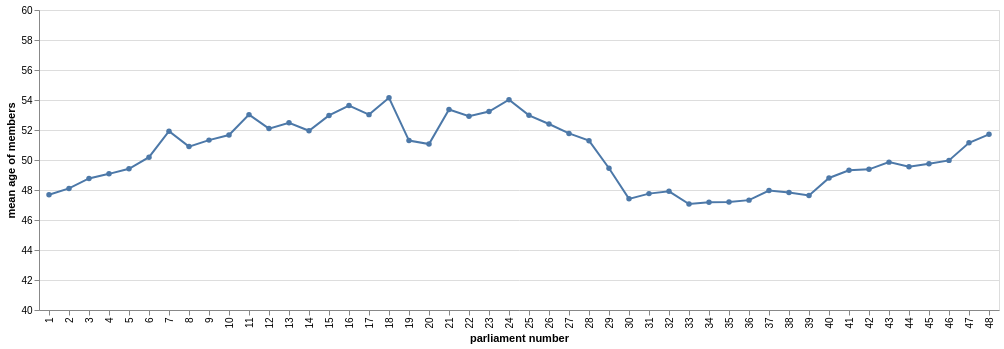
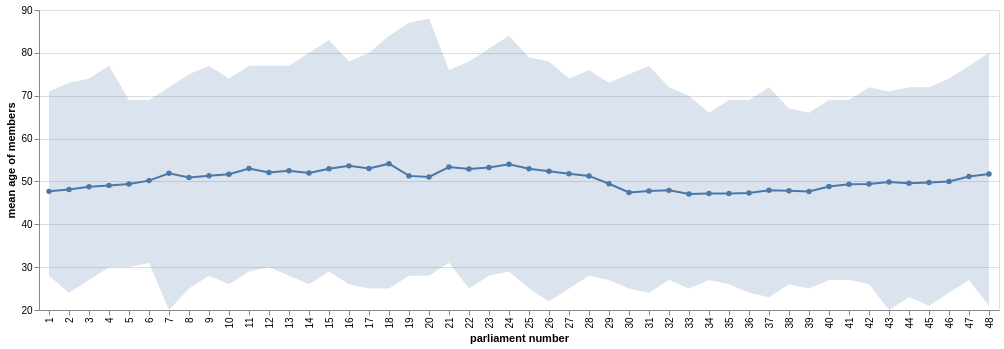

Write notebook code for charts like these, in order.
### Markdown cell above
How old are the members of parliament?

### Code cell
#| column: page-inset
#| label: fig-age-parliaments
#| layout-nrows: 2
#| fig-cap: Age of members at the start of each parliament
#| fig-subcap: 
#|   - "Mean age of members"
#|   - "Mean age and range of ages of members"

def get_opening_date(sessions):
    """
    Get the opening date of the first session of a parliament.
    """
    starting_dates = []
    for session in sessions:
        starting_dates.append(session["DateOpening"])
    return pd.to_datetime(sorted(starting_dates)[0])

# Add date for opening of first session
df_parl_dates["opening"] = df_parl_dates["Sessions"].apply(get_opening_date)
df_parl_openings = df_parl_dates[["Number", "opening"]]

def calculate_age(row):
    """
    Calculate the age of a member at the opening of parliament.
    """
    opening = row["opening"]
    born = row["DateOfBirth"]
    return opening.year - born.year - ((opening.month, opening.day) < (born.month, born.day))

# Combine members data with pdates of parliaments
df_parls_ages = pd.merge(df_parls, df_parl_openings, how="left", left_on="RepresentedParliaments", right_on="Number")
# Convert birthdate to datetime
df_parls_ages["DateOfBirth"] = pd.to_datetime(df_parls_ages["DateOfBirth"], format='ISO8601')
# Add age
df_parls_ages["age"] = df_parls_ages.apply(calculate_age, axis=1)

# Aggregate age data for each parliamant -- mean, max and min ages
parl_ages = df_parls_ages.groupby(["Number", "opening"])["age"].agg(["mean", "min", "max"]).reset_index()

# Base chart with parliaments
age_base = alt.Chart(parl_ages).encode(
    x=alt.X("Number:O").title("parliament number"),
).properties(width="container")

# Show mean of ages as line chart
mean_ages = age_base.mark_line(point=True).encode(
    y=alt.Y("mean:Q").scale(domain=(40, 60)).title("mean age of members"),
    tooltip=[alt.Tooltip("Number", title="parliament"), alt.Tooltip("opening", title="opening date"), alt.Tooltip("mean", title="mean of ages")]
).properties(width="container")

# Show max/min ages as area chart
age_intervals = age_base.mark_area(opacity=0.2).encode(
    alt.Y("max:Q").scale(domain=(20, 90)),
    alt.Y2("min:Q"),
    tooltip=[alt.Tooltip("Number", title="parliament"), alt.Tooltip("opening", title="opening date"), alt.Tooltip("mean", title="mean of ages"), "max", "min"]
).properties(width="container")

display(mean_ages, age_intervals + mean_ages)

### Figure 1 — Vega-Lite specification as saved in the notebook (floating-point values rounded to 4 significant figures)
{"config": {"view": {"continuousWidth": 300, "continuousHeight": 300}}, "data": {"name": "data-11c3c2df94078f0ee27df738768e6fe8"}, "mark": {"type": "line", "point": true}, "encoding": {"tooltip": [{"field": "Number", "title": "parliament", "type": "quantitative"}, {"field": "opening", "title": "opening date", "type": "temporal"}, {"field": "mean", "title": "mean of ages", "type": "quantitative"}], "x": {"field": "Number", "title": "parliament number", "type": "ordinal"}, "y": {"field": "mean", "scale": {"domain": [40, 60]}, "title": "mean age of members", "type": "quantitative"}}, "width": "container", "$schema": "https://vega.github.io/schema/vega-lite/v6.4.1.json", "datasets": {"data-11c3c2df94078f0ee27df738768e6fe8": [{"Number": 1, "opening": "1901-05-09T00:00:00", "mean": 47.68, "min": 28.0, "max": 71.0}, {"Number": 2, "opening": "1904-03-02T00:00:00", "mean": 48.11, "min": 24.0, "max": 73.0}, {"Number": 3, "opening": "1907-02-20T00:00:00", "mean": 48.77, "min": 27.0, "max": 74.0}, {"Number": 4, "opening": "1910-07-01T00:00:00", "mean": 49.08, "min": 30.0, "max": 77.0}, {"Number": 5, "opening": "1913-07-09T00:00:00", "mean": 49.42, "min": 30.0, "max": 69.0}, {"Number": 6, "opening": "1914-10-08T00:00:00", "mean": 50.19, "min": 31.0, "max": 69.0}, {"Number": 7, "opening": "1917-06-14T00:00:00", "mean": 51.92, "min": 20.0, "max": 72.0}, {"Number": 8, "opening": "1920-02-26T00:00:00", "mean": 50.89, "min": 25.0, "max": 75.0}, {"Number": 9, "opening": "1923-02-28T00:00:00", "mean": 51.33, "min": 28.0, "max": 77.0}, {"Number": 10, "opening": "1926-01-13T00:00:00", "mean": 51.67, "min": 26.0, "max": 74.0}, {"Number": 11, "opening": "1929-02-06T00:00:00", "mean": 53.02, "min": 29.0, "max": 77.0}, {"Number": 12, "opening": "1929-11-20T00:00:00", "mean": 52.09, "min": 30.0, "max": 77.0}, {"Number": 13, "opening": "1932-02-17T00:00:00", "mean": 52.48, "min": 28.0, "max": 77.0}, {"Number": 14, "opening": "1934-10-23T00:00:00", "mean": 51.95, "min": 26.0, "max": 80.0}, {"Number": 15, "opening": "1937-11-30T00:00:00", "mean": 52.97, "min": 29.0, "max": 83.0}, {"Number": 16, "opening": "1940-11-20T00:00:00", "mean": 53.63, "min": 26.0, "max": 78.0}, {"Number": 17, "opening": "1943-09-23T00:00:00", "mean": 53.02, "min": 25.0, "max": 80.0}, {"Number": 18, "opening": "1946-11-06T00:00:00", "mean": 54.15, "min": 25.0, "max": 84.0}, {"Number": 19, "opening": "1950-02-22T00:00:00", "mean": 51.3, "min": 28.0, "max": 87.0}, {"Number": 20, "opening": "1951-06-12T00:00:00", "mean": 51.06, "min": 28.0, "max": 88.0}, {"Number": 21, "opening": "1954-08-04T00:00:00", "mean": 53.37, "min": 31.0, "max": 76.0}, {"Number": 22, "opening": "1956-02-15T00:00:00", "mean": 52.92, "min": 25.0, "max": 78.0}, {"Number": 23, "opening": "1959-02-17T00:00:00", "mean": 53.23, "min": 28.0, "max": 81.0}, {"Number": 24, "opening": "1962-02-20T00:00:00", "mean": 54.02, "min": 29.0, "max": 84.0}, {"Number": 25, "opening": "1964-02-25T00:00:00", "mean": 52.98, "min": 25.0, "max": 79.0}, {"Number": 26, "opening": "1967-02-21T00:00:00", "mean": 52.4, "min": 22.0, "max": 78.0}, {"Number": 27, "opening": "1969-11-25T00:00:00", "mean": 51.77, "min": 25.0, "max": 74.0}, {"Number": 28, "opening": "1973-02-27T00:00:00", "mean": 51.29, "min": 28.0, "max": 76.0}, {"Number": 29, "opening": "1974-07-09T00:00:00", "mean": 49.45, "min": 27.0, "max": 73.0}, {"Number": 30, "opening": "1976-02-17T00:00:00", "mean": 47.41, "min": 25.0, "max": 75.0}, {"Number": 31, "opening": "1978-02-21T00:00:00", "mean": 47.76, "min": 24.0, "max": 77.0}, {"Number": 32, "opening": "1980-11-25T00:00:00", "mean": 47.91, "min": 27.0, "max": 72.0}, {"Number": 33, "opening": "1983-04-21T00:00:00", "mean": 47.07, "min": 25.0, "max": 70.0}, {"Number": 34, "opening": "1985-02-21T00:00:00", "mean": 47.18, "min": 27.0, "max": 66.0}, {"Number": 35, "opening": "1987-09-14T00:00:00", "mean": 47.2, "min": 26.0, "max": 69.0}, {"Number": 36, "opening": "1990-05-08T00:00:00", "mean": 47.33, "min": 24.0, "max": 69.0}, {"Number": 37, "opening": "1993-05-04T00:00:00", "mean": 47.96, "min": 23.0, "max": 72.0}, {"Number": 38, "opening": "1996-04-30T00:00:00", "mean": 47.83, "min": 26.0, "max": 67.0}, {"Number": 39, "opening": "1998-11-10T00:00:00", "mean": 47.63, "min": 25.0, "max": 66.0}, {"Number": 40, "opening": "2002-02-12T00:00:00", "mean": 48.8, "min": 27.0, "max": 69.0}, {"Number": 41, "opening": "2004-11-16T00:00:00", "mean": 49.32, "min": 27.0, "max": 69.0}, {"Number": 42, "opening": "2008-02-12T00:00:00", "mean": 49.38, "min": 26.0, "max": 72.0}, {"Number": 43, "opening": "2010-09-28T00:00:00", "mean": 49.86, "min": 20.0, "max": 71.0}, {"Number": 44, "opening": "2013-11-12T00:00:00", "mean": 49.55, "min": 23.0, "max": 72.0}, {"Number": 45, "opening": "2016-08-30T00:00:00", "mean": 49.75, "min": 21.0, "max": 72.0}, {"Number": 46, "opening": "2019-07-02T00:00:00", "mean": 49.97, "min": 24.0, "max": 74.0}, {"Number": 47, "opening": "2022-07-26T00:00:00", "mean": 51.15, "min": 27.0, "max": 77.0}, {"Number": 48, "opening": "2025-07-22T00:00:00", "mean": 51.71, "min": 21.0, "max": 80.0}]}}

### Figure 2 — Vega-Lite specification as saved in the notebook (floating-point values rounded to 4 significant figures)
{"config": {"view": {"continuousWidth": 300, "continuousHeight": 300}}, "layer": [{"mark": {"type": "area", "opacity": 0.2}, "encoding": {"tooltip": [{"field": "Number", "title": "parliament", "type": "quantitative"}, {"field": "opening", "title": "opening date", "type": "temporal"}, {"field": "mean", "title": "mean of ages", "type": "quantitative"}, {"field": "max", "type": "quantitative"}, {"field": "min", "type": "quantitative"}], "x": {"field": "Number", "title": "parliament number", "type": "ordinal"}, "y": {"field": "max", "scale": {"domain": [20, 90]}, "type": "quantitative"}, "y2": {"field": "min"}}}, {"mark": {"type": "line", "point": true}, "encoding": {"tooltip": [{"field": "Number", "title": "parliament", "type": "quantitative"}, {"field": "opening", "title": "opening date", "type": "temporal"}, {"field": "mean", "title": "mean of ages", "type": "quantitative"}], "x": {"field": "Number", "title": "parliament number", "type": "ordinal"}, "y": {"field": "mean", "scale": {"domain": [40, 60]}, "title": "mean age of members", "type": "quantitative"}}}], "data": {"name": "data-11c3c2df94078f0ee27df738768e6fe8"}, "width": "container", "$schema": "https://vega.github.io/schema/vega-lite/v6.4.1.json", "datasets": {"data-11c3c2df94078f0ee27df738768e6fe8": [{"Number": 1, "opening": "1901-05-09T00:00:00", "mean": 47.68, "min": 28.0, "max": 71.0}, {"Number": 2, "opening": "1904-03-02T00:00:00", "mean": 48.11, "min": 24.0, "max": 73.0}, {"Number": 3, "opening": "1907-02-20T00:00:00", "mean": 48.77, "min": 27.0, "max": 74.0}, {"Number": 4, "opening": "1910-07-01T00:00:00", "mean": 49.08, "min": 30.0, "max": 77.0}, {"Number": 5, "opening": "1913-07-09T00:00:00", "mean": 49.42, "min": 30.0, "max": 69.0}, {"Number": 6, "opening": "1914-10-08T00:00:00", "mean": 50.19, "min": 31.0, "max": 69.0}, {"Number": 7, "opening": "1917-06-14T00:00:00", "mean": 51.92, "min": 20.0, "max": 72.0}, {"Number": 8, "opening": "1920-02-26T00:00:00", "mean": 50.89, "min": 25.0, "max": 75.0}, {"Number": 9, "opening": "1923-02-28T00:00:00", "mean": 51.33, "min": 28.0, "max": 77.0}, {"Number": 10, "opening": "1926-01-13T00:00:00", "mean": 51.67, "min": 26.0, "max": 74.0}, {"Number": 11, "opening": "1929-02-06T00:00:00", "mean": 53.02, "min": 29.0, "max": 77.0}, {"Number": 12, "opening": "1929-11-20T00:00:00", "mean": 52.09, "min": 30.0, "max": 77.0}, {"Number": 13, "opening": "1932-02-17T00:00:00", "mean": 52.48, "min": 28.0, "max": 77.0}, {"Number": 14, "opening": "1934-10-23T00:00:00", "mean": 51.95, "min": 26.0, "max": 80.0}, {"Number": 15, "opening": "1937-11-30T00:00:00", "mean": 52.97, "min": 29.0, "max": 83.0}, {"Number": 16, "opening": "1940-11-20T00:00:00", "mean": 53.63, "min": 26.0, "max": 78.0}, {"Number": 17, "opening": "1943-09-23T00:00:00", "mean": 53.02, "min": 25.0, "max": 80.0}, {"Number": 18, "opening": "1946-11-06T00:00:00", "mean": 54.15, "min": 25.0, "max": 84.0}, {"Number": 19, "opening": "1950-02-22T00:00:00", "mean": 51.3, "min": 28.0, "max": 87.0}, {"Number": 20, "opening": "1951-06-12T00:00:00", "mean": 51.06, "min": 28.0, "max": 88.0}, {"Number": 21, "opening": "1954-08-04T00:00:00", "mean": 53.37, "min": 31.0, "max": 76.0}, {"Number": 22, "opening": "1956-02-15T00:00:00", "mean": 52.92, "min": 25.0, "max": 78.0}, {"Number": 23, "opening": "1959-02-17T00:00:00", "mean": 53.23, "min": 28.0, "max": 81.0}, {"Number": 24, "opening": "1962-02-20T00:00:00", "mean": 54.02, "min": 29.0, "max": 84.0}, {"Number": 25, "opening": "1964-02-25T00:00:00", "mean": 52.98, "min": 25.0, "max": 79.0}, {"Number": 26, "opening": "1967-02-21T00:00:00", "mean": 52.4, "min": 22.0, "max": 78.0}, {"Number": 27, "opening": "1969-11-25T00:00:00", "mean": 51.77, "min": 25.0, "max": 74.0}, {"Number": 28, "opening": "1973-02-27T00:00:00", "mean": 51.29, "min": 28.0, "max": 76.0}, {"Number": 29, "opening": "1974-07-09T00:00:00", "mean": 49.45, "min": 27.0, "max": 73.0}, {"Number": 30, "opening": "1976-02-17T00:00:00", "mean": 47.41, "min": 25.0, "max": 75.0}, {"Number": 31, "opening": "1978-02-21T00:00:00", "mean": 47.76, "min": 24.0, "max": 77.0}, {"Number": 32, "opening": "1980-11-25T00:00:00", "mean": 47.91, "min": 27.0, "max": 72.0}, {"Number": 33, "opening": "1983-04-21T00:00:00", "mean": 47.07, "min": 25.0, "max": 70.0}, {"Number": 34, "opening": "1985-02-21T00:00:00", "mean": 47.18, "min": 27.0, "max": 66.0}, {"Number": 35, "opening": "1987-09-14T00:00:00", "mean": 47.2, "min": 26.0, "max": 69.0}, {"Number": 36, "opening": "1990-05-08T00:00:00", "mean": 47.33, "min": 24.0, "max": 69.0}, {"Number": 37, "opening": "1993-05-04T00:00:00", "mean": 47.96, "min": 23.0, "max": 72.0}, {"Number": 38, "opening": "1996-04-30T00:00:00", "mean": 47.83, "min": 26.0, "max": 67.0}, {"Number": 39, "opening": "1998-11-10T00:00:00", "mean": 47.63, "min": 25.0, "max": 66.0}, {"Number": 40, "opening": "2002-02-12T00:00:00", "mean": 48.8, "min": 27.0, "max": 69.0}, {"Number": 41, "opening": "2004-11-16T00:00:00", "mean": 49.32, "min": 27.0, "max": 69.0}, {"Number": 42, "opening": "2008-02-12T00:00:00", "mean": 49.38, "min": 26.0, "max": 72.0}, {"Number": 43, "opening": "2010-09-28T00:00:00", "mean": 49.86, "min": 20.0, "max": 71.0}, {"Number": 44, "opening": "2013-11-12T00:00:00", "mean": 49.55, "min": 23.0, "max": 72.0}, {"Number": 45, "opening": "2016-08-30T00:00:00", "mean": 49.75, "min": 21.0, "max": 72.0}, {"Number": 46, "opening": "2019-07-02T00:00:00", "mean": 49.97, "min": 24.0, "max": 74.0}, {"Number": 47, "opening": "2022-07-26T00:00:00", "mean": 51.15, "min": 27.0, "max": 77.0}, {"Number": 48, "opening": "2025-07-22T00:00:00", "mean": 51.71, "min": 21.0, "max": 80.0}]}}
